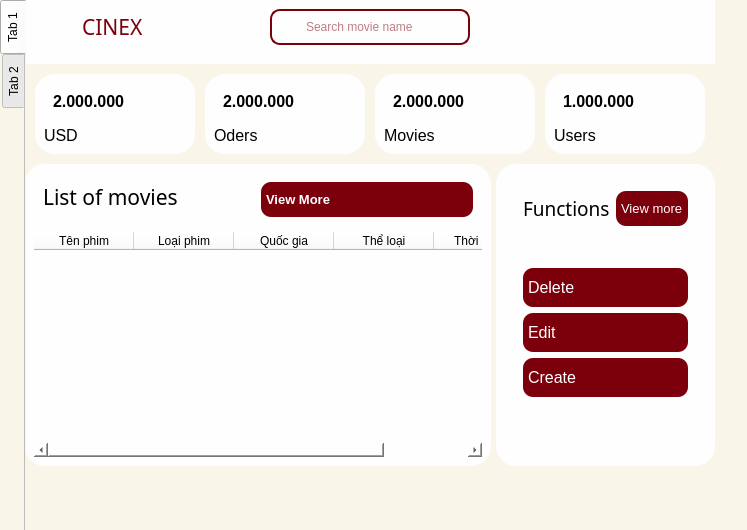
<?xml version="1.0" encoding="UTF-8"?>
<ui version="4.0">
 <class>MainWindow</class>
 <widget class="QMainWindow" name="MainWindow">
  <property name="geometry">
   <rect>
    <x>0</x>
    <y>0</y>
    <width>747</width>
    <height>530</height>
   </rect>
  </property>
  <property name="windowTitle">
   <string>MainWindow</string>
  </property>
  <widget class="QWidget" name="centralwidget">
   <property name="styleSheet">
    <string notr="true">* {
    color: #000;
	border: none;
}
#frame_8{
    background-color:#fbbe14;
}
#centralwidget{
    background-color: #f9f6e9;
}
QLineEdit {
    background: transparent;
	color: #7c000b;
}
#searchFrame {
    border-radius: 10px;
    border: 2px solid #7c000b;
}
#appHeader {
    color: #7c000b;
}
#card1, #card2, #card3, #card4 {
    background-color: #fefeff;
 	border-radius: 20px;
}
#pushButton, #pushButton_2 {
    background-color: #7c000b;
    color: #fff;
    border-radius: 10px;
}
#widget_4, #widget_5, #profileCont, #frame_12 {
    background-color: #fefeff;
    border-radius: 20px;
}
#headerFrame {
    background-color: #fefeff;
}
#pushButtonHome {
    background-color: #fefeff;
    padding: 10px 5px;
    text-align: left;
    border-top-left-radius: 20px;
}
QPushButton {
    padding: 10px 5px;
    text-align: left;
}
#pushButtonDelete, #pushButtonEdit, #pushButtonCreate {
    background-color: #7c000b;
    color: #fff;
    border-radius: 10px;
}</string>
   </property>
   <layout class="QHBoxLayout" name="horizontalLayout">
    <property name="spacing">
     <number>6</number>
    </property>
    <property name="leftMargin">
     <number>0</number>
    </property>
    <property name="topMargin">
     <number>0</number>
    </property>
    <property name="rightMargin">
     <number>0</number>
    </property>
    <property name="bottomMargin">
     <number>0</number>
    </property>
    <item>
     <widget class="QTabWidget" name="tabWidget">
      <property name="tabPosition">
       <enum>QTabWidget::West</enum>
      </property>
      <property name="currentIndex">
       <number>0</number>
      </property>
      <property name="documentMode">
       <bool>true</bool>
      </property>
      <property name="tabsClosable">
       <bool>false</bool>
      </property>
      <property name="movable">
       <bool>true</bool>
      </property>
      <property name="tabBarAutoHide">
       <bool>true</bool>
      </property>
      <widget class="QWidget" name="tab">
       <attribute name="title">
        <string>Tab 1</string>
       </attribute>
       <widget class="QWidget" name="mainBody" native="true">
        <property name="geometry">
         <rect>
          <x>-1</x>
          <y>0</y>
          <width>711</width>
          <height>568</height>
         </rect>
        </property>
        <property name="sizePolicy">
         <sizepolicy hsizetype="Preferred" vsizetype="Preferred">
          <horstretch>0</horstretch>
          <verstretch>0</verstretch>
         </sizepolicy>
        </property>
        <property name="maximumSize">
         <size>
          <width>860</width>
          <height>16777215</height>
         </size>
        </property>
        <layout class="QVBoxLayout" name="verticalLayout">
         <property name="spacing">
          <number>0</number>
         </property>
         <property name="sizeConstraint">
          <enum>QLayout::SetFixedSize</enum>
         </property>
         <property name="leftMargin">
          <number>0</number>
         </property>
         <property name="topMargin">
          <number>0</number>
         </property>
         <property name="rightMargin">
          <number>0</number>
         </property>
         <property name="bottomMargin">
          <number>0</number>
         </property>
         <item alignment="Qt::AlignTop">
          <widget class="QWidget" name="headerFrame" native="true">
           <layout class="QHBoxLayout" name="horizontalLayout_2">
            <property name="spacing">
             <number>0</number>
            </property>
            <property name="leftMargin">
             <number>0</number>
            </property>
            <property name="topMargin">
             <number>0</number>
            </property>
            <property name="rightMargin">
             <number>0</number>
            </property>
            <property name="bottomMargin">
             <number>10</number>
            </property>
            <item alignment="Qt::AlignLeft">
             <widget class="QWidget" name="widget" native="true">
              <layout class="QHBoxLayout" name="horizontalLayout_3">
               <item>
                <widget class="QPushButton" name="Menu_btn">
                 <property name="text">
                  <string/>
                 </property>
                 <property name="icon">
                  <iconset>
                   <normaloff>../images/icons/RedIcons/menu_ic.svg</normaloff>../images/icons/RedIcons/menu_ic.svg</iconset>
                 </property>
                 <property name="iconSize">
                  <size>
                   <width>32</width>
                   <height>32</height>
                  </size>
                 </property>
                </widget>
               </item>
               <item>
                <widget class="QLabel" name="appHeader">
                 <property name="font">
                  <font>
                   <family>Segoe UI Black</family>
                   <pointsize>16</pointsize>
                   <weight>10</weight>
                   <italic>false</italic>
                   <bold>false</bold>
                  </font>
                 </property>
                 <property name="styleSheet">
                  <string notr="true">font: 87 16pt &quot;Segoe UI Black&quot;;</string>
                 </property>
                 <property name="text">
                  <string>CINEX</string>
                 </property>
                </widget>
               </item>
              </layout>
             </widget>
            </item>
            <item alignment="Qt::AlignHCenter">
             <widget class="QWidget" name="widget_2" native="true">
              <layout class="QHBoxLayout" name="horizontalLayout_4">
               <item alignment="Qt::AlignTop">
                <widget class="QFrame" name="searchFrame">
                 <property name="minimumSize">
                  <size>
                   <width>200</width>
                   <height>0</height>
                  </size>
                 </property>
                 <property name="frameShape">
                  <enum>QFrame::StyledPanel</enum>
                 </property>
                 <property name="frameShadow">
                  <enum>QFrame::Raised</enum>
                 </property>
                 <layout class="QHBoxLayout" name="horizontalLayout_5">
                  <property name="spacing">
                   <number>0</number>
                  </property>
                  <property name="leftMargin">
                   <number>0</number>
                  </property>
                  <property name="topMargin">
                   <number>0</number>
                  </property>
                  <property name="rightMargin">
                   <number>0</number>
                  </property>
                  <property name="bottomMargin">
                   <number>0</number>
                  </property>
                  <item>
                   <widget class="QLabel" name="label_2">
                    <property name="minimumSize">
                     <size>
                      <width>32</width>
                      <height>32</height>
                     </size>
                    </property>
                    <property name="maximumSize">
                     <size>
                      <width>32</width>
                      <height>32</height>
                     </size>
                    </property>
                    <property name="text">
                     <string/>
                    </property>
                    <property name="pixmap">
                     <pixmap>../images/icons/RedIcons/search_ic.svg</pixmap>
                    </property>
                   </widget>
                  </item>
                  <item>
                   <widget class="QLineEdit" name="lineEdit">
                    <property name="sizePolicy">
                     <sizepolicy hsizetype="Expanding" vsizetype="Fixed">
                      <horstretch>0</horstretch>
                      <verstretch>0</verstretch>
                     </sizepolicy>
                    </property>
                    <property name="minimumSize">
                     <size>
                      <width>0</width>
                      <height>15</height>
                     </size>
                    </property>
                    <property name="maximumSize">
                     <size>
                      <width>16777215</width>
                      <height>32</height>
                     </size>
                    </property>
                    <property name="styleSheet">
                     <string notr="true">
font: 12pt &quot;Sans Serif Collection&quot;;</string>
                    </property>
                    <property name="placeholderText">
                     <string>Search movie name</string>
                    </property>
                   </widget>
                  </item>
                 </layout>
                </widget>
               </item>
              </layout>
             </widget>
            </item>
            <item alignment="Qt::AlignRight">
             <widget class="QWidget" name="widget_3" native="true">
              <layout class="QHBoxLayout" name="horizontalLayout_6">
               <property name="spacing">
                <number>0</number>
               </property>
               <property name="leftMargin">
                <number>0</number>
               </property>
               <property name="topMargin">
                <number>0</number>
               </property>
               <property name="rightMargin">
                <number>0</number>
               </property>
               <property name="bottomMargin">
                <number>0</number>
               </property>
               <item>
                <widget class="QPushButton" name="Account_btn">
                 <property name="text">
                  <string/>
                 </property>
                 <property name="icon">
                  <iconset>
                   <normaloff>../images/icons/RedIcons/user_ic.svg</normaloff>../images/icons/RedIcons/user_ic.svg</iconset>
                 </property>
                 <property name="iconSize">
                  <size>
                   <width>32</width>
                   <height>32</height>
                  </size>
                 </property>
                </widget>
               </item>
              </layout>
             </widget>
            </item>
           </layout>
          </widget>
         </item>
         <item>
          <widget class="QWidget" name="cardsFrame" native="true">
           <layout class="QHBoxLayout" name="horizontalLayout_7">
            <property name="spacing">
             <number>10</number>
            </property>
            <property name="leftMargin">
             <number>10</number>
            </property>
            <property name="topMargin">
             <number>10</number>
            </property>
            <property name="rightMargin">
             <number>10</number>
            </property>
            <property name="bottomMargin">
             <number>10</number>
            </property>
            <item>
             <widget class="QFrame" name="card1">
              <property name="minimumSize">
               <size>
                <width>160</width>
                <height>0</height>
               </size>
              </property>
              <property name="frameShape">
               <enum>QFrame::StyledPanel</enum>
              </property>
              <property name="frameShadow">
               <enum>QFrame::Raised</enum>
              </property>
              <layout class="QVBoxLayout" name="verticalLayout_2">
               <item alignment="Qt::AlignTop">
                <widget class="QFrame" name="frame">
                 <property name="frameShape">
                  <enum>QFrame::StyledPanel</enum>
                 </property>
                 <property name="frameShadow">
                  <enum>QFrame::Raised</enum>
                 </property>
                 <layout class="QHBoxLayout" name="horizontalLayout_8">
                  <item>
                   <widget class="QLabel" name="label">
                    <property name="font">
                     <font>
                      <pointsize>12</pointsize>
                      <weight>75</weight>
                      <bold>true</bold>
                     </font>
                    </property>
                    <property name="styleSheet">
                     <string notr="true">font: 75 bold 12pt &quot;MS Shell Dlg 2&quot;;</string>
                    </property>
                    <property name="text">
                     <string>2.000.000</string>
                    </property>
                   </widget>
                  </item>
                  <item>
                   <widget class="QLabel" name="label_3">
                    <property name="maximumSize">
                     <size>
                      <width>32</width>
                      <height>32</height>
                     </size>
                    </property>
                    <property name="text">
                     <string/>
                    </property>
                    <property name="pixmap">
                     <pixmap>../images/icons/RedIcons/dollar_sign_ic.svg</pixmap>
                    </property>
                    <property name="scaledContents">
                     <bool>true</bool>
                    </property>
                   </widget>
                  </item>
                 </layout>
                </widget>
               </item>
               <item alignment="Qt::AlignTop">
                <widget class="QLabel" name="label_4">
                 <property name="font">
                  <font>
                   <pointsize>12</pointsize>
                  </font>
                 </property>
                 <property name="text">
                  <string>USD</string>
                 </property>
                </widget>
               </item>
              </layout>
             </widget>
            </item>
            <item>
             <widget class="QFrame" name="card2">
              <property name="minimumSize">
               <size>
                <width>160</width>
                <height>0</height>
               </size>
              </property>
              <property name="frameShape">
               <enum>QFrame::StyledPanel</enum>
              </property>
              <property name="frameShadow">
               <enum>QFrame::Raised</enum>
              </property>
              <layout class="QVBoxLayout" name="verticalLayout_3">
               <item alignment="Qt::AlignTop">
                <widget class="QFrame" name="frame_2">
                 <property name="frameShape">
                  <enum>QFrame::StyledPanel</enum>
                 </property>
                 <property name="frameShadow">
                  <enum>QFrame::Raised</enum>
                 </property>
                 <layout class="QHBoxLayout" name="horizontalLayout_9">
                  <item>
                   <widget class="QLabel" name="label_6">
                    <property name="font">
                     <font>
                      <pointsize>12</pointsize>
                      <weight>75</weight>
                      <bold>true</bold>
                     </font>
                    </property>
                    <property name="styleSheet">
                     <string notr="true">font: 75 bold 12pt &quot;MS Shell Dlg 2&quot;;</string>
                    </property>
                    <property name="text">
                     <string>2.000.000</string>
                    </property>
                   </widget>
                  </item>
                  <item>
                   <widget class="QLabel" name="label_7">
                    <property name="maximumSize">
                     <size>
                      <width>32</width>
                      <height>32</height>
                     </size>
                    </property>
                    <property name="text">
                     <string/>
                    </property>
                    <property name="pixmap">
                     <pixmap>../images/icons/RedIcons/shopping_cart_ic.svg</pixmap>
                    </property>
                    <property name="scaledContents">
                     <bool>true</bool>
                    </property>
                   </widget>
                  </item>
                 </layout>
                </widget>
               </item>
               <item alignment="Qt::AlignTop">
                <widget class="QLabel" name="label_5">
                 <property name="font">
                  <font>
                   <pointsize>12</pointsize>
                  </font>
                 </property>
                 <property name="text">
                  <string>Oders</string>
                 </property>
                </widget>
               </item>
              </layout>
             </widget>
            </item>
            <item>
             <widget class="QFrame" name="card3">
              <property name="minimumSize">
               <size>
                <width>160</width>
                <height>0</height>
               </size>
              </property>
              <property name="frameShape">
               <enum>QFrame::StyledPanel</enum>
              </property>
              <property name="frameShadow">
               <enum>QFrame::Raised</enum>
              </property>
              <layout class="QVBoxLayout" name="verticalLayout_4">
               <item alignment="Qt::AlignTop">
                <widget class="QFrame" name="frame_3">
                 <property name="frameShape">
                  <enum>QFrame::StyledPanel</enum>
                 </property>
                 <property name="frameShadow">
                  <enum>QFrame::Raised</enum>
                 </property>
                 <layout class="QHBoxLayout" name="horizontalLayout_10">
                  <item>
                   <widget class="QLabel" name="label_9">
                    <property name="font">
                     <font>
                      <family>MS Shell Dlg 2</family>
                      <pointsize>12</pointsize>
                      <weight>75</weight>
                      <italic>false</italic>
                      <bold>true</bold>
                     </font>
                    </property>
                    <property name="styleSheet">
                     <string notr="true">font: 75 bold 12pt &quot;MS Shell Dlg 2&quot;;</string>
                    </property>
                    <property name="text">
                     <string>2.000.000</string>
                    </property>
                   </widget>
                  </item>
                  <item>
                   <widget class="QLabel" name="label_10">
                    <property name="enabled">
                     <bool>true</bool>
                    </property>
                    <property name="sizePolicy">
                     <sizepolicy hsizetype="Expanding" vsizetype="Expanding">
                      <horstretch>0</horstretch>
                      <verstretch>0</verstretch>
                     </sizepolicy>
                    </property>
                    <property name="maximumSize">
                     <size>
                      <width>32</width>
                      <height>32</height>
                     </size>
                    </property>
                    <property name="text">
                     <string/>
                    </property>
                    <property name="pixmap">
                     <pixmap>../images/icons/RedIcons/film_ic.svg</pixmap>
                    </property>
                    <property name="scaledContents">
                     <bool>true</bool>
                    </property>
                   </widget>
                  </item>
                 </layout>
                </widget>
               </item>
               <item alignment="Qt::AlignTop">
                <widget class="QLabel" name="label_8">
                 <property name="font">
                  <font>
                   <pointsize>12</pointsize>
                  </font>
                 </property>
                 <property name="text">
                  <string>Movies</string>
                 </property>
                </widget>
               </item>
              </layout>
             </widget>
            </item>
            <item>
             <widget class="QFrame" name="card4">
              <property name="minimumSize">
               <size>
                <width>160</width>
                <height>0</height>
               </size>
              </property>
              <property name="frameShape">
               <enum>QFrame::StyledPanel</enum>
              </property>
              <property name="frameShadow">
               <enum>QFrame::Raised</enum>
              </property>
              <layout class="QVBoxLayout" name="verticalLayout_5">
               <item alignment="Qt::AlignTop">
                <widget class="QFrame" name="frame_4">
                 <property name="frameShape">
                  <enum>QFrame::StyledPanel</enum>
                 </property>
                 <property name="frameShadow">
                  <enum>QFrame::Raised</enum>
                 </property>
                 <layout class="QHBoxLayout" name="horizontalLayout_11">
                  <item>
                   <widget class="QLabel" name="label_12">
                    <property name="font">
                     <font>
                      <family>MS Shell Dlg 2</family>
                      <pointsize>12</pointsize>
                      <weight>75</weight>
                      <italic>false</italic>
                      <bold>true</bold>
                     </font>
                    </property>
                    <property name="styleSheet">
                     <string notr="true">font: 75 bold 12pt &quot;MS Shell Dlg 2&quot;;</string>
                    </property>
                    <property name="text">
                     <string>1.000.000</string>
                    </property>
                   </widget>
                  </item>
                  <item>
                   <widget class="QLabel" name="label_13">
                    <property name="maximumSize">
                     <size>
                      <width>32</width>
                      <height>32</height>
                     </size>
                    </property>
                    <property name="text">
                     <string/>
                    </property>
                    <property name="pixmap">
                     <pixmap>../images/icons/RedIcons/users_ic.svg</pixmap>
                    </property>
                    <property name="scaledContents">
                     <bool>false</bool>
                    </property>
                   </widget>
                  </item>
                 </layout>
                </widget>
               </item>
               <item alignment="Qt::AlignTop">
                <widget class="QLabel" name="label_11">
                 <property name="font">
                  <font>
                   <pointsize>12</pointsize>
                  </font>
                 </property>
                 <property name="text">
                  <string>Users</string>
                 </property>
                </widget>
               </item>
              </layout>
             </widget>
            </item>
           </layout>
          </widget>
         </item>
         <item>
          <widget class="QWidget" name="mainFrame" native="true">
           <property name="sizePolicy">
            <sizepolicy hsizetype="Preferred" vsizetype="Preferred">
             <horstretch>0</horstretch>
             <verstretch>0</verstretch>
            </sizepolicy>
           </property>
           <layout class="QHBoxLayout" name="horizontalLayout_12">
            <property name="spacing">
             <number>5</number>
            </property>
            <property name="leftMargin">
             <number>0</number>
            </property>
            <property name="topMargin">
             <number>0</number>
            </property>
            <property name="rightMargin">
             <number>0</number>
            </property>
            <property name="bottomMargin">
             <number>0</number>
            </property>
            <item>
             <widget class="QWidget" name="widget_4" native="true">
              <property name="minimumSize">
               <size>
                <width>0</width>
                <height>0</height>
               </size>
              </property>
              <layout class="QVBoxLayout" name="verticalLayout_6">
               <item alignment="Qt::AlignTop">
                <widget class="QFrame" name="frame_5">
                 <property name="font">
                  <font>
                   <pointsize>12</pointsize>
                   <weight>75</weight>
                   <bold>true</bold>
                  </font>
                 </property>
                 <property name="frameShape">
                  <enum>QFrame::StyledPanel</enum>
                 </property>
                 <property name="frameShadow">
                  <enum>QFrame::Raised</enum>
                 </property>
                 <layout class="QHBoxLayout" name="horizontalLayout_13">
                  <item alignment="Qt::AlignLeft|Qt::AlignTop">
                   <widget class="QLabel" name="label_14">
                    <property name="font">
                     <font>
                      <family>Segoe UI Black</family>
                      <pointsize>16</pointsize>
                      <weight>10</weight>
                      <italic>false</italic>
                      <bold>false</bold>
                     </font>
                    </property>
                    <property name="styleSheet">
                     <string notr="true">font: 87 16pt &quot;Segoe UI Black&quot;;</string>
                    </property>
                    <property name="text">
                     <string>List of movies</string>
                    </property>
                   </widget>
                  </item>
                  <item alignment="Qt::AlignTop">
                   <widget class="QPushButton" name="pushButton">
                    <property name="font">
                     <font>
                      <pointsize>10</pointsize>
                     </font>
                    </property>
                    <property name="text">
                     <string>View More</string>
                    </property>
                    <property name="icon">
                     <iconset>
                      <normaloff>:/WhiteIcons/icons/WhiteIcons/arrow-right-circle.svg</normaloff>:/WhiteIcons/icons/WhiteIcons/arrow-right-circle.svg</iconset>
                    </property>
                    <property name="iconSize">
                     <size>
                      <width>32</width>
                      <height>32</height>
                     </size>
                    </property>
                   </widget>
                  </item>
                 </layout>
                </widget>
               </item>
               <item>
                <widget class="QTableWidget" name="tableWidget">
                 <property name="maximumSize">
                  <size>
                   <width>500</width>
                   <height>16777215</height>
                  </size>
                 </property>
                 <property name="styleSheet">
                  <string notr="true">background-color: rgb(254, 254, 255);
font: 75 bold 10pt &quot;MS Shell Dlg 2&quot;;</string>
                 </property>
                 <column>
                  <property name="text">
                   <string>Tên phim</string>
                  </property>
                 </column>
                 <column>
                  <property name="text">
                   <string>Loại phim</string>
                  </property>
                 </column>
                 <column>
                  <property name="text">
                   <string>Quốc gia</string>
                  </property>
                 </column>
                 <column>
                  <property name="text">
                   <string>Thể loại</string>
                  </property>
                 </column>
                 <column>
                  <property name="text">
                   <string>Thời lượng</string>
                  </property>
                 </column>
                </widget>
               </item>
              </layout>
             </widget>
            </item>
            <item alignment="Qt::AlignRight">
             <widget class="QWidget" name="widget_5" native="true">
              <layout class="QVBoxLayout" name="verticalLayout_7">
               <item>
                <widget class="QFrame" name="frame_14">
                 <property name="frameShape">
                  <enum>QFrame::StyledPanel</enum>
                 </property>
                 <property name="frameShadow">
                  <enum>QFrame::Raised</enum>
                 </property>
                 <layout class="QHBoxLayout" name="horizontalLayout_18">
                  <item>
                   <widget class="QFrame" name="frame_6">
                    <property name="frameShape">
                     <enum>QFrame::StyledPanel</enum>
                    </property>
                    <property name="frameShadow">
                     <enum>QFrame::Raised</enum>
                    </property>
                    <layout class="QHBoxLayout" name="horizontalLayout_14">
                     <item>
                      <widget class="QLabel" name="label_15">
                       <property name="font">
                        <font>
                         <family>Segoe UI Black</family>
                         <pointsize>14</pointsize>
                         <weight>10</weight>
                         <italic>false</italic>
                         <bold>false</bold>
                        </font>
                       </property>
                       <property name="styleSheet">
                        <string notr="true">font: 87 14pt &quot;Segoe UI Black&quot;;</string>
                       </property>
                       <property name="text">
                        <string>Functions</string>
                       </property>
                      </widget>
                     </item>
                     <item>
                      <widget class="QPushButton" name="pushButton_2">
                       <property name="font">
                        <font>
                         <pointsize>10</pointsize>
                        </font>
                       </property>
                       <property name="text">
                        <string>View more</string>
                       </property>
                       <property name="icon">
                        <iconset>
                         <normaloff>:/WhiteIcons/icons/WhiteIcons/arrow-right-circle.svg</normaloff>:/WhiteIcons/icons/WhiteIcons/arrow-right-circle.svg</iconset>
                       </property>
                       <property name="iconSize">
                        <size>
                         <width>32</width>
                         <height>32</height>
                        </size>
                       </property>
                      </widget>
                     </item>
                    </layout>
                   </widget>
                  </item>
                 </layout>
                </widget>
               </item>
               <item alignment="Qt::AlignTop">
                <widget class="QFrame" name="frame_13">
                 <property name="frameShape">
                  <enum>QFrame::StyledPanel</enum>
                 </property>
                 <property name="frameShadow">
                  <enum>QFrame::Raised</enum>
                 </property>
                 <layout class="QHBoxLayout" name="horizontalLayout_17">
                  <item>
                   <widget class="QFrame" name="frame_7">
                    <property name="frameShape">
                     <enum>QFrame::StyledPanel</enum>
                    </property>
                    <property name="frameShadow">
                     <enum>QFrame::Raised</enum>
                    </property>
                    <layout class="QVBoxLayout" name="verticalLayout_8">
                     <item>
                      <widget class="QPushButton" name="pushButtonDelete">
                       <property name="font">
                        <font>
                         <pointsize>12</pointsize>
                        </font>
                       </property>
                       <property name="text">
                        <string>Delete</string>
                       </property>
                       <property name="icon">
                        <iconset>
                         <normaloff>../images/icons/WhiteIcons/delete_ic.svg</normaloff>../images/icons/WhiteIcons/delete_ic.svg</iconset>
                       </property>
                       <property name="iconSize">
                        <size>
                         <width>32</width>
                         <height>32</height>
                        </size>
                       </property>
                      </widget>
                     </item>
                     <item>
                      <widget class="QPushButton" name="pushButtonEdit">
                       <property name="font">
                        <font>
                         <pointsize>12</pointsize>
                        </font>
                       </property>
                       <property name="layoutDirection">
                        <enum>Qt::LeftToRight</enum>
                       </property>
                       <property name="text">
                        <string>Edit</string>
                       </property>
                       <property name="icon">
                        <iconset>
                         <normaloff>../images/icons/WhiteIcons/edit_ic.svg</normaloff>../images/icons/WhiteIcons/edit_ic.svg</iconset>
                       </property>
                       <property name="iconSize">
                        <size>
                         <width>32</width>
                         <height>32</height>
                        </size>
                       </property>
                       <property name="checkable">
                        <bool>false</bool>
                       </property>
                      </widget>
                     </item>
                     <item>
                      <widget class="QPushButton" name="pushButtonCreate">
                       <property name="font">
                        <font>
                         <pointsize>12</pointsize>
                        </font>
                       </property>
                       <property name="text">
                        <string>Create</string>
                       </property>
                       <property name="icon">
                        <iconset>
                         <normaloff>../images/icons/WhiteIcons/create_ic.svg</normaloff>../images/icons/WhiteIcons/create_ic.svg</iconset>
                       </property>
                       <property name="iconSize">
                        <size>
                         <width>32</width>
                         <height>32</height>
                        </size>
                       </property>
                      </widget>
                     </item>
                    </layout>
                   </widget>
                  </item>
                 </layout>
                </widget>
               </item>
               <item>
                <widget class="QFrame" name="frame_15">
                 <property name="frameShape">
                  <enum>QFrame::StyledPanel</enum>
                 </property>
                 <property name="frameShadow">
                  <enum>QFrame::Raised</enum>
                 </property>
                 <layout class="QHBoxLayout" name="horizontalLayout_19">
                  <item>
                   <widget class="QLabel" name="label_16">
                    <property name="maximumSize">
                     <size>
                      <width>50</width>
                      <height>50</height>
                     </size>
                    </property>
                    <property name="font">
                     <font>
                      <pointsize>12</pointsize>
                     </font>
                    </property>
                    <property name="text">
                     <string/>
                    </property>
                    <property name="pixmap">
                     <pixmap>../images/Admin/UEL_Logo.png</pixmap>
                    </property>
                    <property name="scaledContents">
                     <bool>true</bool>
                    </property>
                   </widget>
                  </item>
                  <item>
                   <widget class="QLabel" name="label_22">
                    <property name="maximumSize">
                     <size>
                      <width>50</width>
                      <height>50</height>
                     </size>
                    </property>
                    <property name="text">
                     <string/>
                    </property>
                    <property name="pixmap">
                     <pixmap>../images/Admin/FIS_Logo.png</pixmap>
                    </property>
                    <property name="scaledContents">
                     <bool>true</bool>
                    </property>
                   </widget>
                  </item>
                 </layout>
                </widget>
               </item>
              </layout>
             </widget>
            </item>
           </layout>
          </widget>
         </item>
        </layout>
       </widget>
      </widget>
      <widget class="QWidget" name="tab_2">
       <attribute name="title">
        <string>Tab 2</string>
       </attribute>
      </widget>
     </widget>
    </item>
   </layout>
  </widget>
 </widget>
 <resources/>
 <connections/>
</ui>
